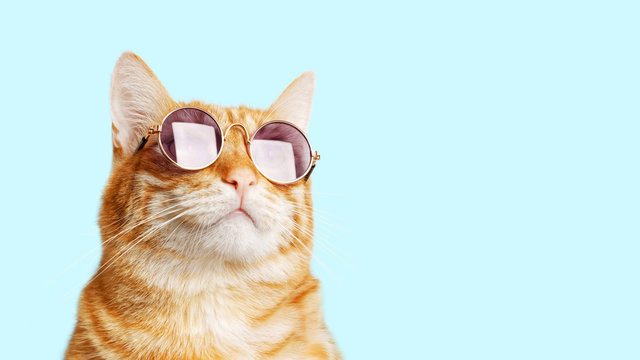
#> input picture ocv/ocv tutorial/coolcat.jpg, 640 x 360 px
$ python basics.py
#> lines starting #> are read from the running program, lines starting #| are printed output that depends on the picture; after the words box and inside, x2 and y2 are one past the last pixel; in counts of white or black regions, pixels touching at a corner belong together
import cv2 as cv


img = cv.imread("coolcat.jpg")
#> img is the input picture: shape (360, 640, 3); mean B, G, R 225.5, 229.9, 208.6

cv.imshow("image", img)


# converting to grayscale
gray = cv.cvtColor(img, cv.COLOR_BGR2GRAY)
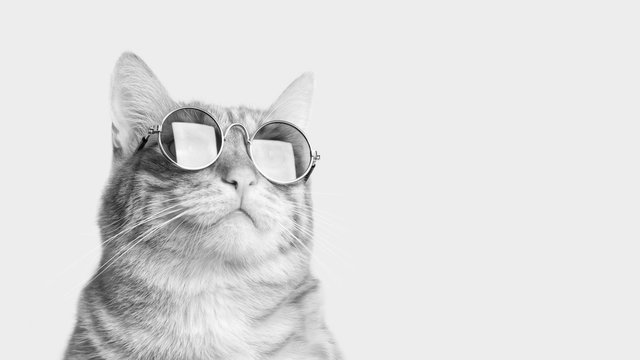
#> gray: shape (360, 640); min 1, max 255, mean 222.7
cv.imshow('gray', gray)

# blur an image
blur = cv.GaussianBlur(img, (3,3), cv.BORDER_DEFAULT)
cv.imshow('Blur', blur)

# edge cascade
canny = cv.Canny(blur, 125, 175)
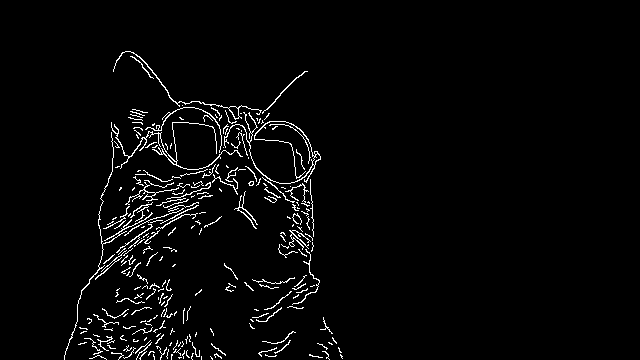
#> canny: shape (360, 640); 2.9% white in thin lines or dots, all inside (x1, y1, x2, y2) = (64, 51, 343, 360)
cv.imshow('canny', canny)

# dilate an image
dilated = cv.dilate(canny, (3,3), iterations=1)
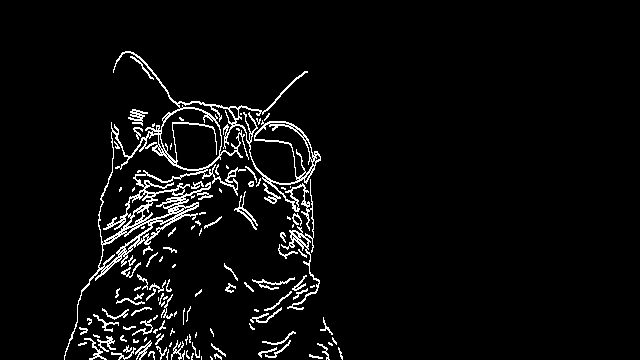
#> dilated: shape (360, 640); 4.7% white in thin lines or dots, all inside (x1, y1, x2, y2) = (64, 51, 343, 360)
cv.imshow('dilated', dilated)

# eroding
eroded = cv.erode(dilated, (3,3), iterations=1)
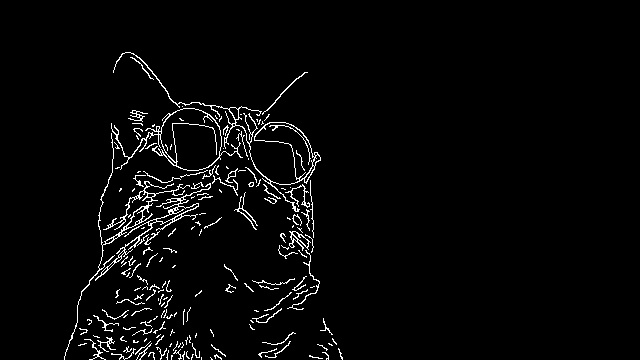
#> eroded: shape (360, 640); 3% white in thin lines or dots, all inside (x1, y1, x2, y2) = (64, 52, 343, 360)
cv.imshow("eroded", eroded)

# resize
resized = cv.resize(img, (img.shape[1]*2, img.shape[0]*2), interpolation=cv.INTER_CUBIC)
cv.imshow("resized", resized)

# cropping
cropped = img[50:200, 200:400]
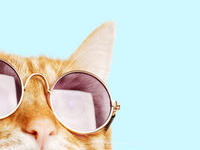
#> cropped: shape (150, 200, 3); mean B, G, R 219.1, 224.4, 212
cv.imshow("cropped", cropped)

cv.waitKey(0)

$ run again, with ocv/ocv tutorial/prototype.png saved as ocv/ocv tutorial/coolcat.jpg
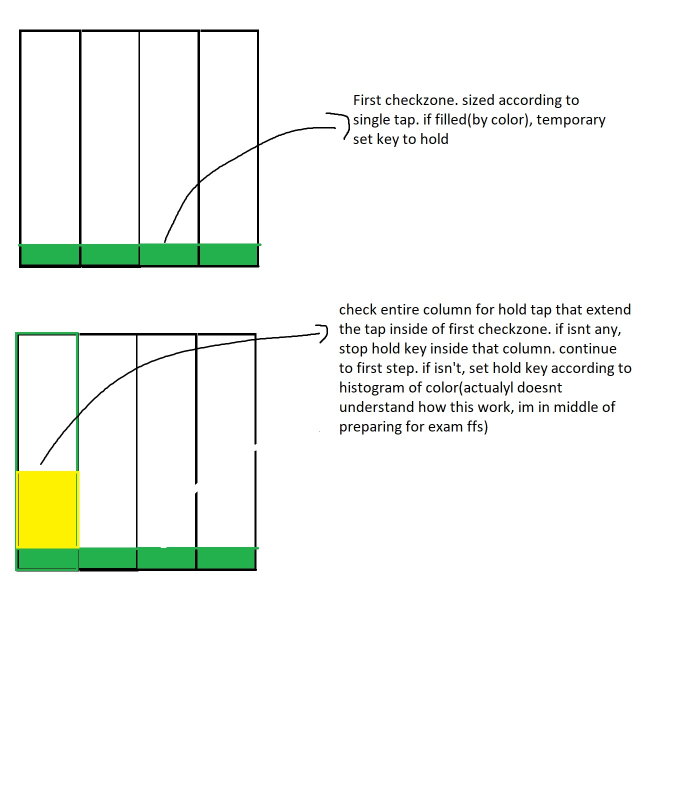
#> input picture ocv/ocv tutorial/prototype.png, 1398 x 1584 px (shown at 1/2 size)
#> img is the input picture: shape (1584, 1398, 3); mean B, G, R 242.8, 246.9, 244.2
#> `canny = cv.Canny(blur, 125, 175)`:
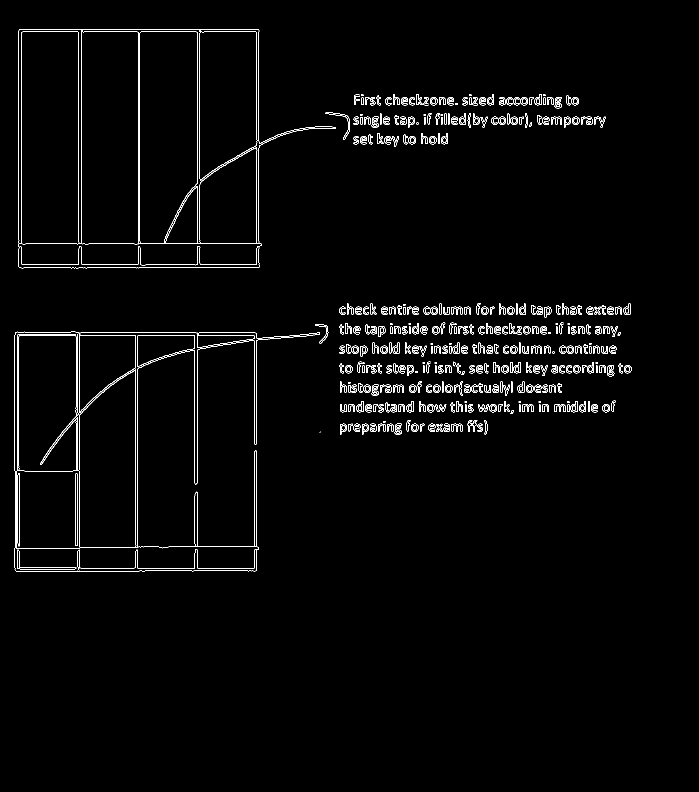
#> canny: shape (1584, 1398) (shown at 1/2 size); 1.9% white in thin lines or dots, all inside (x1, y1, x2, y2) = (29, 58, 1263, 1144)
#> dilated: shape (1584, 1398); 2.7% white in thin lines or dots, all inside (x1, y1, x2, y2) = (29, 58, 1263, 1145)
#> eroded: shape (1584, 1398); 1.9% white in thin lines or dots, all inside (x1, y1, x2, y2) = (29, 59, 1263, 1145)
#> `cropped = img[50:200, 200:400]`:
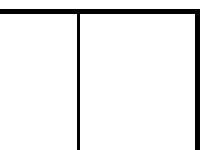
#> cropped: shape (150, 200, 3); min 0, max 255, mean 237.3
